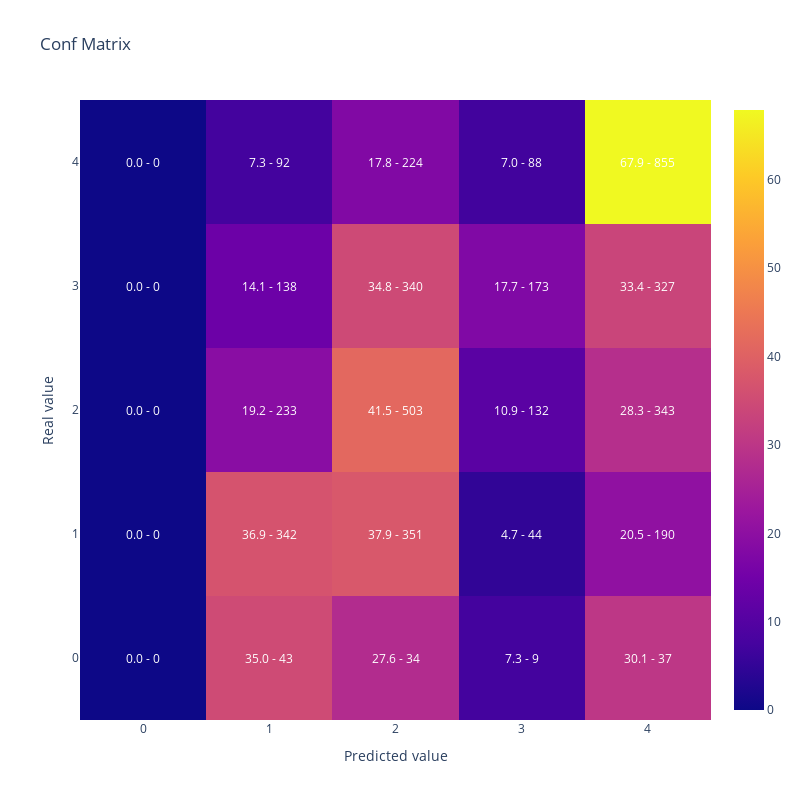

The code cell stored with this chart in its notebook:
### Markdown cell above
### Entreno con los mejores parametros de optuna

### Code cell
#Vamos a replicar el resultado de la optimizacion reentrenando el modelo con el mejor conjunto de hiperparametros
#Generamos parametros incluyendo los fijos y la mejor solución que encontro optuna
lgb_params =  {      
                        'objective': 'multiclass',
                        'verbosity':-1,
                        'num_class': len(y_train.unique())} | study.best_params

lgb_train_dataset = lgb.Dataset(data=X_train,
                                label=y_train)


#Entreno
lgb_model = lgb.train(lgb_params,
                    lgb_train_dataset)

#Muestro matriz de confusion y kappa
display(plot_confusion_matrix(y_test,lgb_model.predict(X_test).argmax(axis=1)))

cohen_kappa_score(y_test,lgb_model.predict(X_test).argmax(axis=1),
                             weights = 'quadratic')

### Figure 1 — Plotly figure (JSON) as saved in the notebook; plotly's stock layout.template omitted (floating-point values rounded to 4 significant figures)
{"data": [{"type": "heatmap", "x": [0, 1, 2, 3, 4], "y": [0, 1, 2, 3, 4], "z": [[0, 34.96, 27.64, 7.317, 30.08], [0, 36.89, 37.86, 4.746, 20.5], [0, 19.24, 41.54, 10.9, 28.32], [0, 14.11, 34.76, 17.69, 33.44], [0, 7.307, 17.79, 6.99, 67.91]]}], "layout": {"annotations": [{"font": {"color": "white"}, "showarrow": false, "text": "0.0 - 0", "x": 0, "xref": "x", "y": 0, "yref": "y"}, {"font": {"color": "white"}, "showarrow": false, "text": "35.0 - 43", "x": 1, "xref": "x", "y": 0, "yref": "y"}, {"font": {"color": "white"}, "showarrow": false, "text": "27.6 - 34", "x": 2, "xref": "x", "y": 0, "yref": "y"}, {"font": {"color": "white"}, "showarrow": false, "text": "7.3 - 9", "x": 3, "xref": "x", "y": 0, "yref": "y"}, {"font": {"color": "white"}, "showarrow": false, "text": "30.1 - 37", "x": 4, "xref": "x", "y": 0, "yref": "y"}, {"font": {"color": "white"}, "showarrow": false, "text": "0.0 - 0", "x": 0, "xref": "x", "y": 1, "yref": "y"}, {"font": {"color": "white"}, "showarrow": false, "text": "36.9 - 342", "x": 1, "xref": "x", "y": 1, "yref": "y"}, {"font": {"color": "white"}, "showarrow": false, "text": "37.9 - 351", "x": 2, "xref": "x", "y": 1, "yref": "y"}, {"font": {"color": "white"}, "showarrow": false, "text": "4.7 - 44", "x": 3, "xref": "x", "y": 1, "yref": "y"}, {"font": {"color": "white"}, "showarrow": false, "text": "20.5 - 190", "x": 4, "xref": "x", "y": 1, "yref": "y"}, {"font": {"color": "white"}, "showarrow": false, "text": "0.0 - 0", "x": 0, "xref": "x", "y": 2, "yref": "y"}, {"font": {"color": "white"}, "showarrow": false, "text": "19.2 - 233", "x": 1, "xref": "x", "y": 2, "yref": "y"}, {"font": {"color": "white"}, "showarrow": false, "text": "41.5 - 503", "x": 2, "xref": "x", "y": 2, "yref": "y"}, {"font": {"color": "white"}, "showarrow": false, "text": "10.9 - 132", "x": 3, "xref": "x", "y": 2, "yref": "y"}, {"font": {"color": "white"}, "showarrow": false, "text": "28.3 - 343", "x": 4, "xref": "x", "y": 2, "yref": "y"}, {"font": {"color": "white"}, "showarrow": false, "text": "0.0 - 0", "x": 0, "xref": "x", "y": 3, "yref": "y"}, {"font": {"color": "white"}, "showarrow": false, "text": "14.1 - 138", "x": 1, "xref": "x", "y": 3, "yref": "y"}, {"font": {"color": "white"}, "showarrow": false, "text": "34.8 - 340", "x": 2, "xref": "x", "y": 3, "yref": "y"}, {"font": {"color": "white"}, "showarrow": false, "text": "17.7 - 173", "x": 3, "xref": "x", "y": 3, "yref": "y"}, {"font": {"color": "white"}, "showarrow": false, "text": "33.4 - 327", "x": 4, "xref": "x", "y": 3, "yref": "y"}, {"font": {"color": "white"}, "showarrow": false, "text": "0.0 - 0", "x": 0, "xref": "x", "y": 4, "yref": "y"}, {"font": {"color": "white"}, "showarrow": false, "text": "7.3 - 92", "x": 1, "xref": "x", "y": 4, "yref": "y"}, {"font": {"color": "white"}, "showarrow": false, "text": "17.8 - 224", "x": 2, "xref": "x", "y": 4, "yref": "y"}, {"font": {"color": "white"}, "showarrow": false, "text": "7.0 - 88", "x": 3, "xref": "x", "y": 4, "yref": "y"}, {"font": {"color": "white"}, "showarrow": false, "text": "67.9 - 855", "x": 4, "xref": "x", "y": 4, "yref": "y"}], "height": 800, "title": {"text": "Conf Matrix"}, "width": 800, "xaxis": {"title": {"text": "Predicted value"}}, "yaxis": {"title": {"text": "Real value"}}}}
